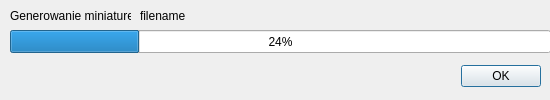
<?xml version="1.0" encoding="UTF-8"?>
<ui version="4.0">
 <class>ThumbsProgressDialog</class>
 <widget class="QDialog" name="ThumbsProgressDialog">
  <property name="geometry">
   <rect>
    <x>0</x>
    <y>0</y>
    <width>550</width>
    <height>100</height>
   </rect>
  </property>
  <property name="windowTitle">
   <string>Dialog</string>
  </property>
  <widget class="QDialogButtonBox" name="buttonBox">
   <property name="enabled">
    <bool>true</bool>
   </property>
   <property name="geometry">
    <rect>
     <x>200</x>
     <y>60</y>
     <width>341</width>
     <height>32</height>
    </rect>
   </property>
   <property name="orientation">
    <enum>Qt::Horizontal</enum>
   </property>
   <property name="standardButtons">
    <set>QDialogButtonBox::Ok</set>
   </property>
  </widget>
  <widget class="QLabel" name="label">
   <property name="geometry">
    <rect>
     <x>10</x>
     <y>6</y>
     <width>121</width>
     <height>20</height>
    </rect>
   </property>
   <property name="text">
    <string>Generowanie miniaturek:</string>
   </property>
  </widget>
  <widget class="QLabel" name="nazwa_pliku">
   <property name="geometry">
    <rect>
     <x>140</x>
     <y>5</y>
     <width>401</width>
     <height>21</height>
    </rect>
   </property>
   <property name="text">
    <string>filename</string>
   </property>
  </widget>
  <widget class="QProgressBar" name="progressBar">
   <property name="geometry">
    <rect>
     <x>10</x>
     <y>30</y>
     <width>541</width>
     <height>23</height>
    </rect>
   </property>
   <property name="value">
    <number>24</number>
   </property>
  </widget>
 </widget>
 <resources/>
 <connections>
  <connection>
   <sender>buttonBox</sender>
   <signal>accepted()</signal>
   <receiver>ThumbsProgressDialog</receiver>
   <slot>accept()</slot>
   <hints>
    <hint type="sourcelabel">
     <x>248</x>
     <y>254</y>
    </hint>
    <hint type="destinationlabel">
     <x>157</x>
     <y>274</y>
    </hint>
   </hints>
  </connection>
  <connection>
   <sender>buttonBox</sender>
   <signal>rejected()</signal>
   <receiver>ThumbsProgressDialog</receiver>
   <slot>reject()</slot>
   <hints>
    <hint type="sourcelabel">
     <x>316</x>
     <y>260</y>
    </hint>
    <hint type="destinationlabel">
     <x>286</x>
     <y>274</y>
    </hint>
   </hints>
  </connection>
 </connections>
</ui>
